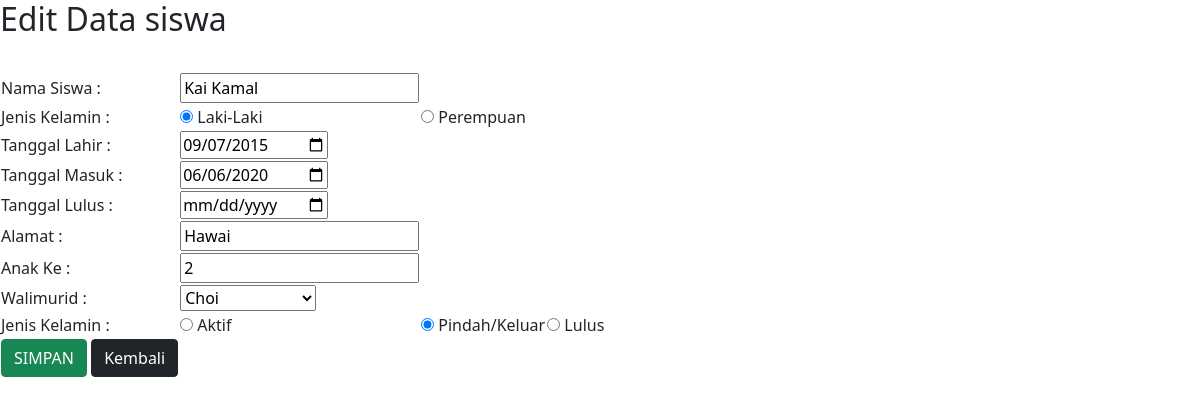
The app's page /pbd_project/siswa/edit_siswa.php?noinduk_siswa=SWA0001 with its own data.
### tables this page shows
CREATE TABLE `siswa` (
  `noinduk_siswa` char(10) NOT NULL,
  `nama_siswa` varchar(50) NOT NULL,
  `jenkel` tinyint(1) NOT NULL,
  `tgllahir` date NOT NULL,
  `tgl_masuk` date NOT NULL,
  `tgl_lulus` date DEFAULT NULL,
  `alamat` varchar(100) NOT NULL,
  `anakke` int(11) DEFAULT NULL,
  `walmur` char(16) NOT NULL,
  `status` tinyint(1) NOT NULL,
  `status_siswa` tinyint(1) NOT NULL
);

### pbd_project/siswa/edit_siswa.php (the view, shortened to what this page needs)
<!DOCTYPE html>
<html>
<head>
    <link href="https://cdn.jsdelivr.net/npm/bootstrap@5.0.0-beta1/dist/css/bootstrap.min.css" rel="stylesheet">
    <link rel="stylesheet" type="text/css" href="/css/bootstrap.css">
</head>
<body>
	<h2>Edit Data siswa</h2>
	<br/>
	<?php
	include 'koneksi.php';
	$noinduk_siswa = $_GET['noinduk_siswa'];
	$data = mysqli_query($koneksi,"select * from siswa where noinduk_siswa='$noinduk_siswa'");
	while($d = mysqli_fetch_array($data)) {
		?>
		<form method="post" action="saveedit.php">
			<table>
				<tr>
					<td>
					</td>
				</tr>
				<tr>
				<td>Nama Siswa : </td>
				<td><input type="text" name="nama_siswa" value="<?php echo $d['nama_siswa']; ?>"></td>
			</tr>
			<tr>
				<td>Jenis Kelamin : </td>
				<td><input type="radio" name="jenkel" value="0" <?php if($d['jenkel']=='0') echo 'checked'?>>
					<label for="Laki-Laki"> Laki-Laki</label></td>
				<td><input type="radio" name="jenkel" value="1" <?php if($d['jenkel']=='1') echo 'checked'?>>
					<label for="Perempuan"> Perempuan</label></td>
			</tr>
			<tr>
				<td>Tanggal Lahir : </td>
				<td><input type="date" name="tgllahir" value="<?php echo $d['tgllahir']; ?>"></td>
			</tr>
			<tr>
				<td>Tanggal Masuk : </td>
				<td><input type="date" name="tgl_masuk" value="<?php echo $d['tgl_masuk']; ?>"></td>
			</tr>
			<tr>
				<td>Tanggal Lulus : </td>
				<td><input type="date" name="tgl_lulus" value="<?php echo $d['tgl_lulus']; ?>"></td>
			</tr>
			<tr>
				<td>Alamat : </td>
				<td><input type="long text" name="alamat" value="<?php echo $d['alamat']; ?>"></td>
			</tr>
			<tr>
				<td>Anak Ke : </td>
				<td><input type="number" name="anakke" value="<?php echo $d['anakke']; ?>"></td>
			</tr>
			<tr>
				<td>Walimurid : </td>
				<td>
				<select name="walmur" required>
					<?php
					include 'koneksi.php';
					$kat = mysqli_query($koneksi, "SELECT * FROM walimurid ");
					?>
					<?php
					while ($hasil_kat = mysqli_fetch_array($kat)) {
						if ($d['walmur'] == $hasil_kat['nik_walmur']) {
							$select="selected";
						}
						echo "<option $select> $hasil_kat[nama_walmur] </option>";
					}
					?>
				</select>
			</td>
			</tr>
			<tr>
				<td>Jenis Kelamin : </td>
				<td><input type="radio" name="status_siswa" value="0" <?php if($d['status_siswa']=='0') echo 'checked'?>>
					<label for="Aktif"> Aktif</label></td>
				<td><input type="radio" name="status_siswa" value="1" <?php if($d['status_siswa']=='1') echo 'checked'?>>
					<label for="Pindah/Keluar"> Pindah/Keluar</label></td>
					<td>
					<input type="radio" name="status_siswa" value="2" <?php if($d['status_siswa']=='2') echo 'checked'?>>
					<label for="Lulus">Lulus</label>
				</td>
			</tr>
				<tr>
					<td><input type="submit" value="SIMPAN" class="btn btn-success">
						<a href="index_siswa.php" class="btn btn-dark">Kembali</a>
					</td>
				</tr>
			</table>
		</form>
		<?php
	}
	?>
</body>
</html>

### records on screen
siswa: nama_siswa "Kai Kamal", jenkel "☑", tgllahir "09/07/2015", tgl_masuk "06/06/2020", alamat "Hawai", anakke "2", status_siswa "☑"

### other values on screen
form field walmur "Choi"
